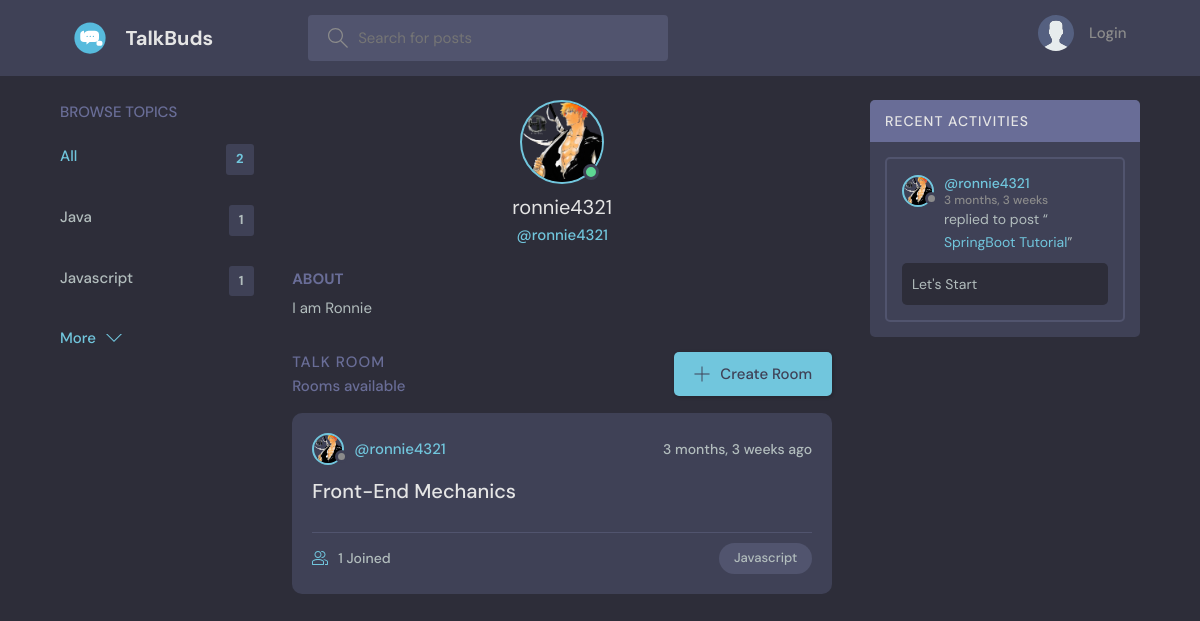
Before: /profile/2/ with the older database file.
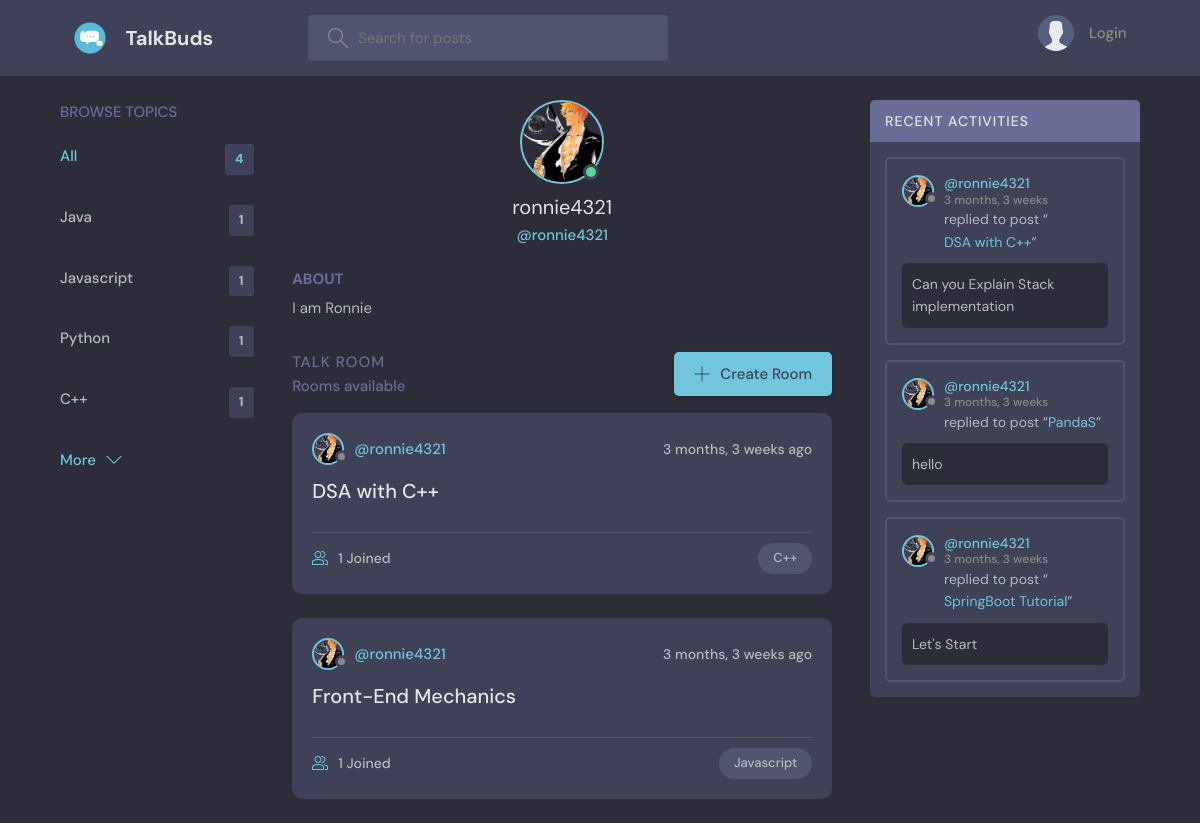
After: the same page with the newer database file.
### base/models.py (models this page shows, shortened)
class Topic(models.Model):
    name = models.CharField(max_length=200)

class User(AbstractUser):
    name = models.CharField(max_length=200,null=True)
    email = models.EmailField(unique=True, null=True)
    bio = models.TextField(null=True)
    avatar = models.ImageField(null=True,default="avatar.svg")
    USERNAME_FIELD = 'email'
    REQUIRED_FIELDS = ['username']

class Room(models.Model):
    host = models.ForeignKey(User, on_delete= models.SET_NULL, null= True)
    topic = models.ForeignKey(Topic, on_delete= models.SET_NULL, null= True)
    name = models.CharField(max_length=200)
    description = models.TextField(null=True, blank=True)
    participants = models.ManyToManyField(User,related_name='particpants',blank='True')
    updated = models.DateTimeField(auto_now= True)
    created = models.DateTimeField(auto_now_add= True)
    class Meta:
        ordering = ['-updated','-created']
    def __str__(self):
        return self.name

class message(models.Model):
    user = models.ForeignKey(User,on_delete=models.CASCADE)
    room = models.ForeignKey(Room, on_delete=models.CASCADE)
    body = models.TextField()
    updated = models.DateTimeField(auto_now= True)
    created = models.DateTimeField(auto_now_add= True)
    class Meta:
        ordering = ['-updated','-created']

### base/views.py (the view)
# urls.py: path('profile/<str:pk>/',profile,name="profile"),
def profile(request,pk):
    user = User.objects.get(id=pk)
    rooms = user.room_set.all()
    chats = user.message_set.all().order_by('-created')
    topics = Topic.objects.all()
    context = {'user':user,'rooms':rooms,'chats':chats,'topics':topics}
    return render(request,'base/profile.html',context)

### base/templates/base/profile.html (shortened to what this page needs)
{%extends 'main.html'%}
{% block content %}
  <main class="profile-page layout layout--3">
    <div class="container">
      {% include 'base/topics_component.html' %}
      <div class="roomList">
        <div class="profile">
            <div class="profile__avatar">
              <div class="avatar avatar--large active">
                <img src="{{user.avatar.url}}" />
              </div>
            </div>
            <div class="profile__info">
              <h3>{{user.username}}</h3>
              <p>@{{user.username}}</p>
            </div>
            <div class="profile__about">
              <h3>About</h3>
              <p>
                {{user.bio}}
              </p>
            </div>
        </div>
        <div class="roomList__header">
            <div>
              <h2>Talk Room</h2>
              <p>{{room_count}} Rooms available</p>
            </div>
            <a class="btn btn--main" href="{%url 'create-room'%}">
              <svg version="1.1" xmlns="http://www.w3.org/2000/svg" width="32" height="32" viewBox="0 0 32 32">
                <title>add</title>
                <path
                  d="M16.943 0.943h-1.885v14.115h-14.115v1.885h14.115v14.115h1.885v-14.115h14.115v-1.885h-14.115v-14.115z"
                ></path>
              </svg>
              Create Room
            </a>
        </div>
        {% include 'base/feed_component.html' %}
    </div>
      {%include 'base/activity_component.html'%}
    </div>
  </main>
</body>
{% endblock content %}

### templates/main.html (shortened to what this page needs)
<!DOCTYPE html>
{% load static %}
<html lang="en">
  <head>
    <link rel="stylesheet" href="{% static 'styles/style.css' %}" />
  </head>
  <body>
    {%include 'navbar.html'%}
    {% block content %}
    {% endblock %}
  </body>
</html>

### templates/navbar.html (shortened to what this page needs)
{% load static %}
<header class="header header--loggedIn">
    <div class="container">
        <a href="{% url 'home' %}" class="header__logo">
            <img src="{% static 'images/logos.svg' %}" />
            <h1>TalkBuds</h1>
        </a>
        <form class="header__search" method="GET" action="{% url 'home' %}">
            <label>
                <input name="q" placeholder="Search for posts" />
            </label>
        </form>
        <nav class="header__menu">
            {% if request.user.is_authenticated %}
            <div class="header__user">
                <a href="{% url 'profile' request.user.id %}">
                    <div class="avatar avatar--medium active">
                        <img src="{{request.user.avatar.url}}" />
                    </div>
                    <p>{{request.user.username}} <span>@{{request.user.username}}</span></p>
                </a>
                <button class="dropdown-button">
                    <svg version="1.1" xmlns="http://www.w3.org/2000/svg" width="32" height="32" viewBox="0 0 32 32">
                        <title>chevron-down</title>
                        <path d="M16 21l-13-13h-3l16 16 16-16h-3l-13 13z"></path>
                    </svg>
                </button>
            </div>
            {% else %}
            <a href="{% url 'login' %}">
                <img src="{% static 'images/avatar.svg' %}" />
                <p>Login</p>
            </a>
            {% endif %}
        </nav>
    </div>
</header>

### base/templates/base/topics_component.html
<div class="topics">
    <div class="topics__header">
      <h2>Browse Topics</h2>
    </div>
    <ul class="topics__list">
      <li>
        <a href="{% url 'home' %}" class="active">All <span>{{topics.count}}</span></a>
      </li>
      {% for topic in topics %}
      <li>
        <a href="{% url 'home' %}?q={{topic.name}}">{{topic.name}}<span>{{topic.room_set.all.count}}</span></a>
      </li>
      {% endfor   %}
    </ul>
    <a class="btn btn--link" href="{% url 'topics'%}">
      More
      <svg version="1.1" xmlns="http://www.w3.org/2000/svg" width="32" height="32" viewBox="0 0 32 32">
        <title>chevron-down</title>
        <path d="M16 21l-13-13h-3l16 16 16-16h-3l-13 13z"></path>
      </svg>
    </a>
  </div>

### base/templates/base/feed_component.html (shortened to what this page needs)
{% for room in rooms %}
    <div class="roomListRoom">
      <div class="roomListRoom__header">
        <a href="{% url 'profile' room.host.id %}" class="roomListRoom__author">
          <div class="avatar avatar--small">
            <img src="{{room.host.avatar.url}}" />
          </div>
          <span>@{{ room.host.username }}</span>
        </a>
        <div class="roomListRoom__actions">
          <span>{{room.created|timesince}} ago</span>
        </div>
      </div>
      <div class="roomListRoom__content">
        <a href="{% url 'room' room.id%}">{{room.name}}</a>
      </div>
      <div class="roomListRoom__meta">
        <a href="{% url 'room' room.id%}" class="roomListRoom__joined">
          {{room.participants.all.count}} Joined
        </a>
        <p class="roomListRoom__topic">{{ room.topic.name }}</p>
      </div>
    </div>
{%endfor%}

### base/templates/base/activity_component.html
<div class="activities">
    <div class="activities__header">
      <h2>Recent Activities</h2>
    </div>
    {% for chat in chats %}
    <div class="activities__box">
      <div class="activities__boxHeader roomListRoom__header">
        <a href="{% url 'profile' chat.user.id %}" class="roomListRoom__author">
          <div class="avatar avatar--small">
            <img src="{{chat.user.avatar.url}}" />
          </div>
          <p>
            @{{chat.user.username}}
            <span>{{chat.created|timesince}}</span>
          </p>
        </a>
      </div>
      <div class="activities__boxContent">
        <p>replied to post “<a href="{% url 'room' chat.room.id %}">{{chat.room}}</a>”</p>
        <div class="activities__boxRoomContent">
            {{chat.body}}
        </div>
      </div>
    </div>
    {% endfor %}
  </div>

Changed rows visible on the page:
added Topic: name "Python", room_set.all.count "1"
added Topic: name "C++", room_set.all.count "1"
added Room: host.avatar (picture), host.username "ronnie4321", created "3 months, 3 weeks", name "DSA with C++", participants.all.count "1", topic.name "C++"
added message: user.avatar (picture), user.username "ronnie4321", created "3 months, 3 weeks", room "DSA with C++", body "Can you Explain Stack implementation"
added message: user.avatar (picture), user.username "ronnie4321", created "3 months, 3 weeks", room "PandaS", body "hello"
Other visible differences:
{{ topics.count }}: "2" → "4"
